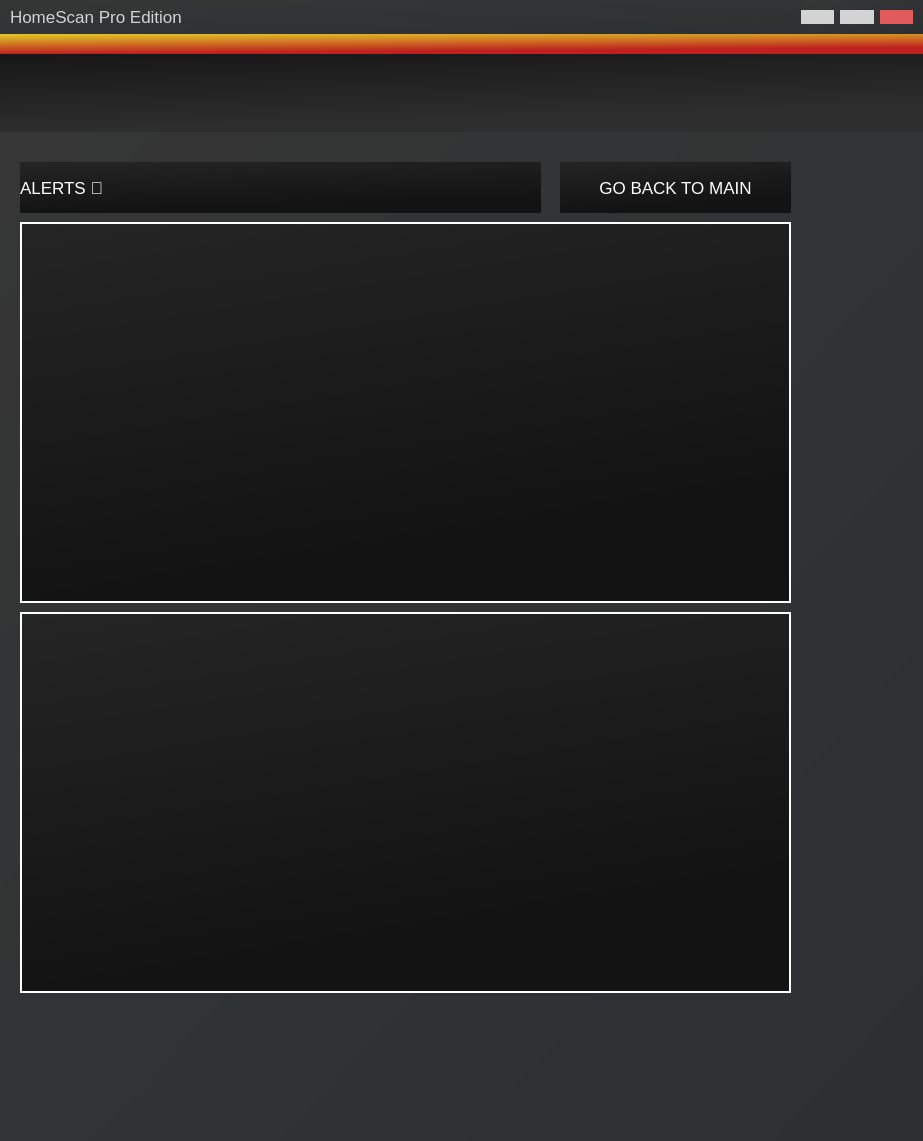
<?xml version="1.0" encoding="UTF-8"?>
<ui version="4.0">
 <class>MainWindow</class>
 <widget class="QMainWindow" name="MainWindow">
  <property name="geometry">
   <rect>
    <x>0</x>
    <y>0</y>
    <width>923</width>
    <height>1141</height>
   </rect>
  </property>
  <property name="windowTitle">
   <string>MainWindow</string>
  </property>
  <property name="styleSheet">
   <string notr="true">border: unset;</string>
  </property>
  <widget class="QWidget" name="app">
   <layout class="QHBoxLayout" name="horizontalLayout">
    <property name="spacing">
     <number>0</number>
    </property>
    <property name="leftMargin">
     <number>0</number>
    </property>
    <property name="topMargin">
     <number>0</number>
    </property>
    <property name="rightMargin">
     <number>0</number>
    </property>
    <property name="bottomMargin">
     <number>0</number>
    </property>
    <item>
     <widget class="QFrame" name="main">
      <property name="styleSheet">
       <string notr="true">background:qlineargradient(spread:pad, x1:0, y1:0, x2:1, y2:1, stop:0 rgba(54, 54, 54, 255), stop:1 rgba(44, 48, 50, 255))</string>
      </property>
      <property name="frameShape">
       <enum>QFrame::StyledPanel</enum>
      </property>
      <property name="frameShadow">
       <enum>QFrame::Raised</enum>
      </property>
      <layout class="QVBoxLayout" name="verticalLayout">
       <property name="spacing">
        <number>0</number>
       </property>
       <property name="leftMargin">
        <number>0</number>
       </property>
       <property name="topMargin">
        <number>0</number>
       </property>
       <property name="rightMargin">
        <number>0</number>
       </property>
       <property name="bottomMargin">
        <number>0</number>
       </property>
       <item>
        <widget class="QFrame" name="name_and_tabs">
         <property name="enabled">
          <bool>true</bool>
         </property>
         <property name="maximumSize">
          <size>
           <width>16777215</width>
           <height>34</height>
          </size>
         </property>
         <property name="styleSheet">
          <string notr="true"/>
         </property>
         <property name="frameShape">
          <enum>QFrame::StyledPanel</enum>
         </property>
         <property name="frameShadow">
          <enum>QFrame::Raised</enum>
         </property>
         <layout class="QHBoxLayout" name="horizontalLayout_7">
          <property name="leftMargin">
           <number>0</number>
          </property>
          <property name="topMargin">
           <number>0</number>
          </property>
          <property name="rightMargin">
           <number>0</number>
          </property>
          <property name="bottomMargin">
           <number>0</number>
          </property>
          <item>
           <layout class="QHBoxLayout" name="horizontalLayout_3">
            <property name="leftMargin">
             <number>10</number>
            </property>
            <property name="rightMargin">
             <number>10</number>
            </property>
            <property name="bottomMargin">
             <number>0</number>
            </property>
            <item>
             <widget class="QLabel" name="label">
              <property name="styleSheet">
               <string notr="true">border:none;background: none;
color:lightgray;
font-size:17px;</string>
              </property>
              <property name="text">
               <string>HomeScan Pro Edition</string>
              </property>
             </widget>
            </item>
            <item>
             <widget class="QFrame" name="frame_12">
              <property name="minimumSize">
               <size>
                <width>30</width>
                <height>0</height>
               </size>
              </property>
              <property name="maximumSize">
               <size>
                <width>112</width>
                <height>16777215</height>
               </size>
              </property>
              <property name="frameShape">
               <enum>QFrame::StyledPanel</enum>
              </property>
              <property name="frameShadow">
               <enum>QFrame::Raised</enum>
              </property>
              <layout class="QHBoxLayout" name="horizontalLayout_9">
               <property name="leftMargin">
                <number>0</number>
               </property>
               <property name="topMargin">
                <number>0</number>
               </property>
               <property name="rightMargin">
                <number>0</number>
               </property>
               <property name="bottomMargin">
                <number>0</number>
               </property>
               <item>
                <widget class="QPushButton" name="min">
                 <property name="styleSheet">
                  <string notr="true">background-color: lightgray;
border: none;
top:0;border-radius: 0;
width:30px;</string>
                 </property>
                 <property name="text">
                  <string/>
                 </property>
                 <property name="icon">
                  <iconset>
                   <normaloff>assets/minus.svg</normaloff>assets/minus.svg</iconset>
                 </property>
                </widget>
               </item>
               <item>
                <widget class="QPushButton" name="full">
                 <property name="styleSheet">
                  <string notr="true">background-color: lightgray;
border: none;
top:0;border-radius: 0;</string>
                 </property>
                 <property name="text">
                  <string/>
                 </property>
                 <property name="icon">
                  <iconset>
                   <normaloff>assets/square.svg</normaloff>assets/square.svg</iconset>
                 </property>
                </widget>
               </item>
               <item>
                <widget class="QPushButton" name="exit">
                 <property name="styleSheet">
                  <string notr="true">background-color: #e15b5d;
border: none;
top:0;border-radius: 0;
margin-top:0px;</string>
                 </property>
                 <property name="text">
                  <string/>
                 </property>
                 <property name="icon">
                  <iconset>
                   <normaloff>assets/x.svg</normaloff>assets/x.svg</iconset>
                 </property>
                </widget>
               </item>
              </layout>
             </widget>
            </item>
           </layout>
          </item>
         </layout>
        </widget>
       </item>
       <item>
        <widget class="QFrame" name="color_bar">
         <property name="minimumSize">
          <size>
           <width>0</width>
           <height>20</height>
          </size>
         </property>
         <property name="maximumSize">
          <size>
           <width>16777215</width>
           <height>20</height>
          </size>
         </property>
         <property name="styleSheet">
          <string notr="true">background-color: qlineargradient(spread:pad, x1:0, y1:0, x2:0.306, y2:0.909091, stop:0.00568182 rgba(227, 198, 43, 255), stop:1 rgba(191, 32, 32, 255))</string>
         </property>
         <property name="frameShape">
          <enum>QFrame::StyledPanel</enum>
         </property>
         <property name="frameShadow">
          <enum>QFrame::Raised</enum>
         </property>
        </widget>
       </item>
       <item>
        <widget class="QFrame" name="logo_menu">
         <property name="maximumSize">
          <size>
           <width>16777215</width>
           <height>78</height>
          </size>
         </property>
         <property name="styleSheet">
          <string notr="true">background: qlineargradient(spread:pad, x1:0, y1:0, x2:0.306, y2:0.909091, stop:0 rgba(23, 23, 23, 255), stop:1 rgba(46, 46, 46, 255));</string>
         </property>
         <property name="frameShape">
          <enum>QFrame::StyledPanel</enum>
         </property>
         <property name="frameShadow">
          <enum>QFrame::Raised</enum>
         </property>
         <layout class="QHBoxLayout" name="horizontalLayout_4">
          <item>
           <widget class="QLabel" name="label_2">
            <property name="maximumSize">
             <size>
              <width>331</width>
              <height>61</height>
             </size>
            </property>
            <property name="styleSheet">
             <string notr="true">background:none;</string>
            </property>
            <property name="text">
             <string/>
            </property>
            <property name="pixmap">
             <pixmap>assets/logo.png</pixmap>
            </property>
            <property name="scaledContents">
             <bool>true</bool>
            </property>
           </widget>
          </item>
          <item>
           <widget class="QFrame" name="frame_2">
            <property name="maximumSize">
             <size>
              <width>270</width>
              <height>16777215</height>
             </size>
            </property>
            <property name="styleSheet">
             <string notr="true">background: none;</string>
            </property>
            <property name="frameShape">
             <enum>QFrame::StyledPanel</enum>
            </property>
            <property name="frameShadow">
             <enum>QFrame::Raised</enum>
            </property>
            <layout class="QHBoxLayout" name="horizontalLayout_8"/>
           </widget>
          </item>
         </layout>
        </widget>
       </item>
       <item>
        <widget class="QFrame" name="frame_4">
         <property name="minimumSize">
          <size>
           <width>0</width>
           <height>900</height>
          </size>
         </property>
         <property name="frameShape">
          <enum>QFrame::StyledPanel</enum>
         </property>
         <property name="frameShadow">
          <enum>QFrame::Raised</enum>
         </property>
         <widget class="QListWidget" name="listWidget">
          <property name="geometry">
           <rect>
            <x>20</x>
            <y>90</y>
            <width>771</width>
            <height>381</height>
           </rect>
          </property>
          <property name="styleSheet">
           <string notr="true">background-color:qlineargradient(spread:pad, x1:0, y1:0, x2:0.306, y2:0.909091, stop:0 rgba(37, 37, 37, 255), stop:1 rgba(19, 19, 19, 255));
color:rgb(255, 255, 255);
font-size:13px;
border:2px solid white;</string>
          </property>
         </widget>
         <widget class="QLabel" name="label_4">
          <property name="geometry">
           <rect>
            <x>20</x>
            <y>30</y>
            <width>521</width>
            <height>51</height>
           </rect>
          </property>
          <property name="styleSheet">
           <string notr="true">background-color:qlineargradient(spread:pad, x1:0, y1:0, x2:0.306, y2:0.909091, stop:0 rgba(37, 37, 37, 255), stop:1 rgba(19, 19, 19, 255));
color:rgb(255, 255, 255);
font-size:17px;
border:none;</string>
          </property>
          <property name="text">
           <string>ALERTS 🚨</string>
          </property>
         </widget>
         <widget class="QPushButton" name="pushButton_14">
          <property name="geometry">
           <rect>
            <x>560</x>
            <y>30</y>
            <width>231</width>
            <height>51</height>
           </rect>
          </property>
          <property name="styleSheet">
           <string notr="true">background-color:qlineargradient(spread:pad, x1:0, y1:0, x2:0.306, y2:0.909091, stop:0 rgba(37, 37, 37, 255), stop:1 rgba(19, 19, 19, 255));
color:rgb(255, 255, 255);
font-size:17px;
border:none;</string>
          </property>
          <property name="text">
           <string>GO BACK TO MAIN</string>
          </property>
          <property name="icon">
           <iconset>
            <normaloff>../assets/back.png</normaloff>../assets/back.png</iconset>
          </property>
         </widget>
         <widget class="QListWidget" name="listWidget_2">
          <property name="geometry">
           <rect>
            <x>20</x>
            <y>480</y>
            <width>771</width>
            <height>381</height>
           </rect>
          </property>
          <property name="styleSheet">
           <string notr="true">background-color:qlineargradient(spread:pad, x1:0, y1:0, x2:0.306, y2:0.909091, stop:0 rgba(37, 37, 37, 255), stop:1 rgba(19, 19, 19, 255));
color:rgb(255, 255, 255);
font-size:13px;
border:2px solid white;</string>
          </property>
         </widget>
        </widget>
       </item>
      </layout>
     </widget>
    </item>
   </layout>
  </widget>
 </widget>
 <resources/>
 <connections/>
</ui>
